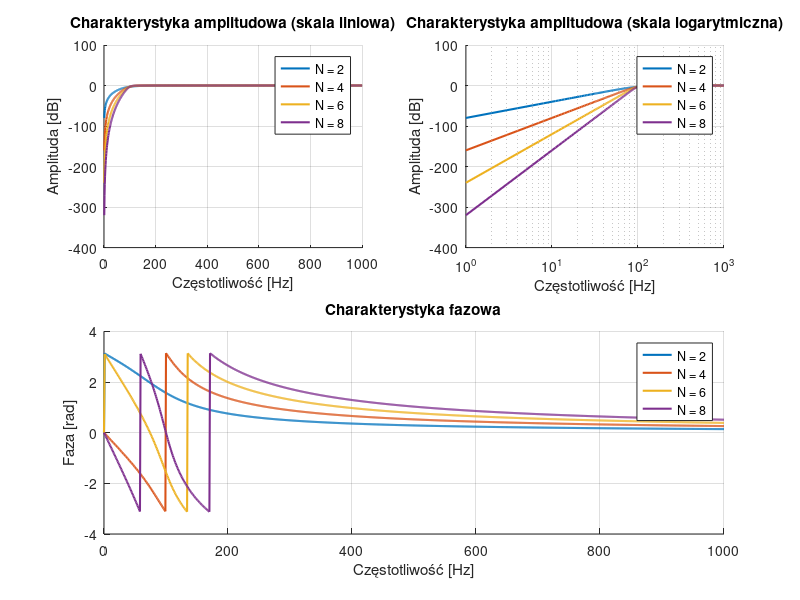
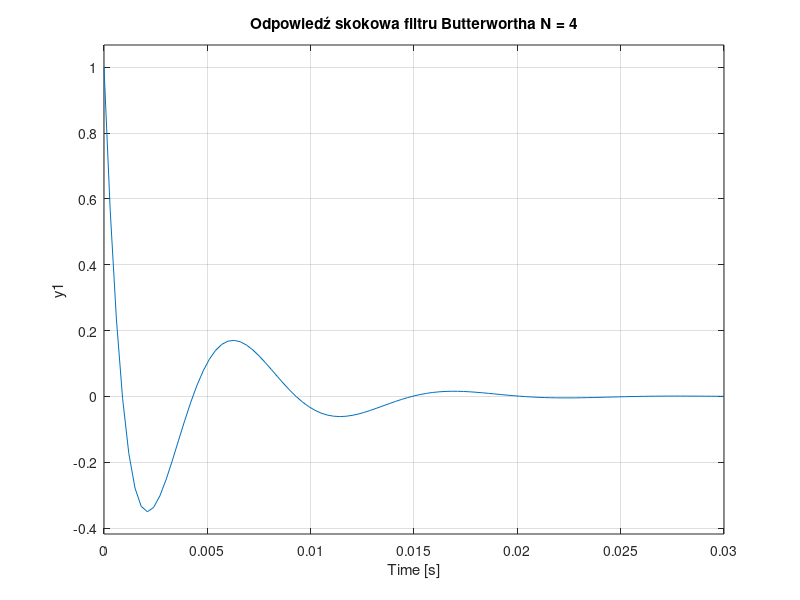

The MATLAB script that drew these images, in order:
clear all;
close all;
w3dB = 2*pi*100;
N = [2,4,6,8];
% freq = linspace(0,1000,1000);
freq = 0:1:1000;
omega = 2*pi*freq;
figure;

% Charakterystyki amplitudowe - skala liniowa
subplot(2,2,1);
hold on;
title('Charakterystyka amplitudowa (skala liniowa)');
xlabel('Częstotliwość [Hz]');
ylabel('Amplituda [dB]');
grid on;

% Charakterystyki amplitudowe - skala logarytmiczna
subplot(2,2,2);
hold on;
title('Charakterystyka amplitudowa (skala logarytmiczna)');
xlabel('Częstotliwość [Hz]');
ylabel('Amplituda [dB]');
set(gca, 'XScale', 'log');
grid on;

% Charakterystyka fazowa
subplot(2,2,[3,4]);
hold on;
title('Charakterystyka fazowa');
xlabel('Częstotliwość [Hz]');
ylabel('Faza [rad]');
grid on;
hold on;
for n = N
    pk = zeros(1,n);
    for k = 1:n
        pk(1,k) = w3dB*exp(1i*(pi/2 + 0.5*pi/n+(k-1)*pi/n));
    end
    [B,A] = zp2tf(zeros(1,n)',pk,1);
    H=tf(B,A);
    H_freq = freqs(B,A,omega);
    magH = 20*log10(abs(H_freq));
    phase = angle(H_freq);
    
    subplot(2,2,1);
    plot(freq, magH, 'DisplayName', ['N = ' num2str(n)], 'LineWidth', 1.5);
    
    subplot(2,2,2);
    plot(freq, magH, 'DisplayName', ['N = ' num2str(n)], 'LineWidth', 1.5);

    subplot(2,2,[3,4]);
    plot(freq, phase, 'DisplayName', ['N = ' num2str(n)], 'LineWidth', 1.5);
    
    % Zapamiętujemy filtr N=4 do analizy czasowej
    if n == 4
        H4 = H;
    end
end
subplot(2,2,1);
legend;
subplot(2,2,2);
legend;
subplot(2,2,[3,4]);
legend;

% Odpowiedź impulsowa i skokowa dla N = 4
figure;

subplot(2,1,1);
impulse(H4);
title('Odpowiedź impulsowa filtru Butterwortha N = 4');

subplot(2,1,2);
step(H4);
title('Odpowiedź skokowa filtru Butterwortha N = 4');